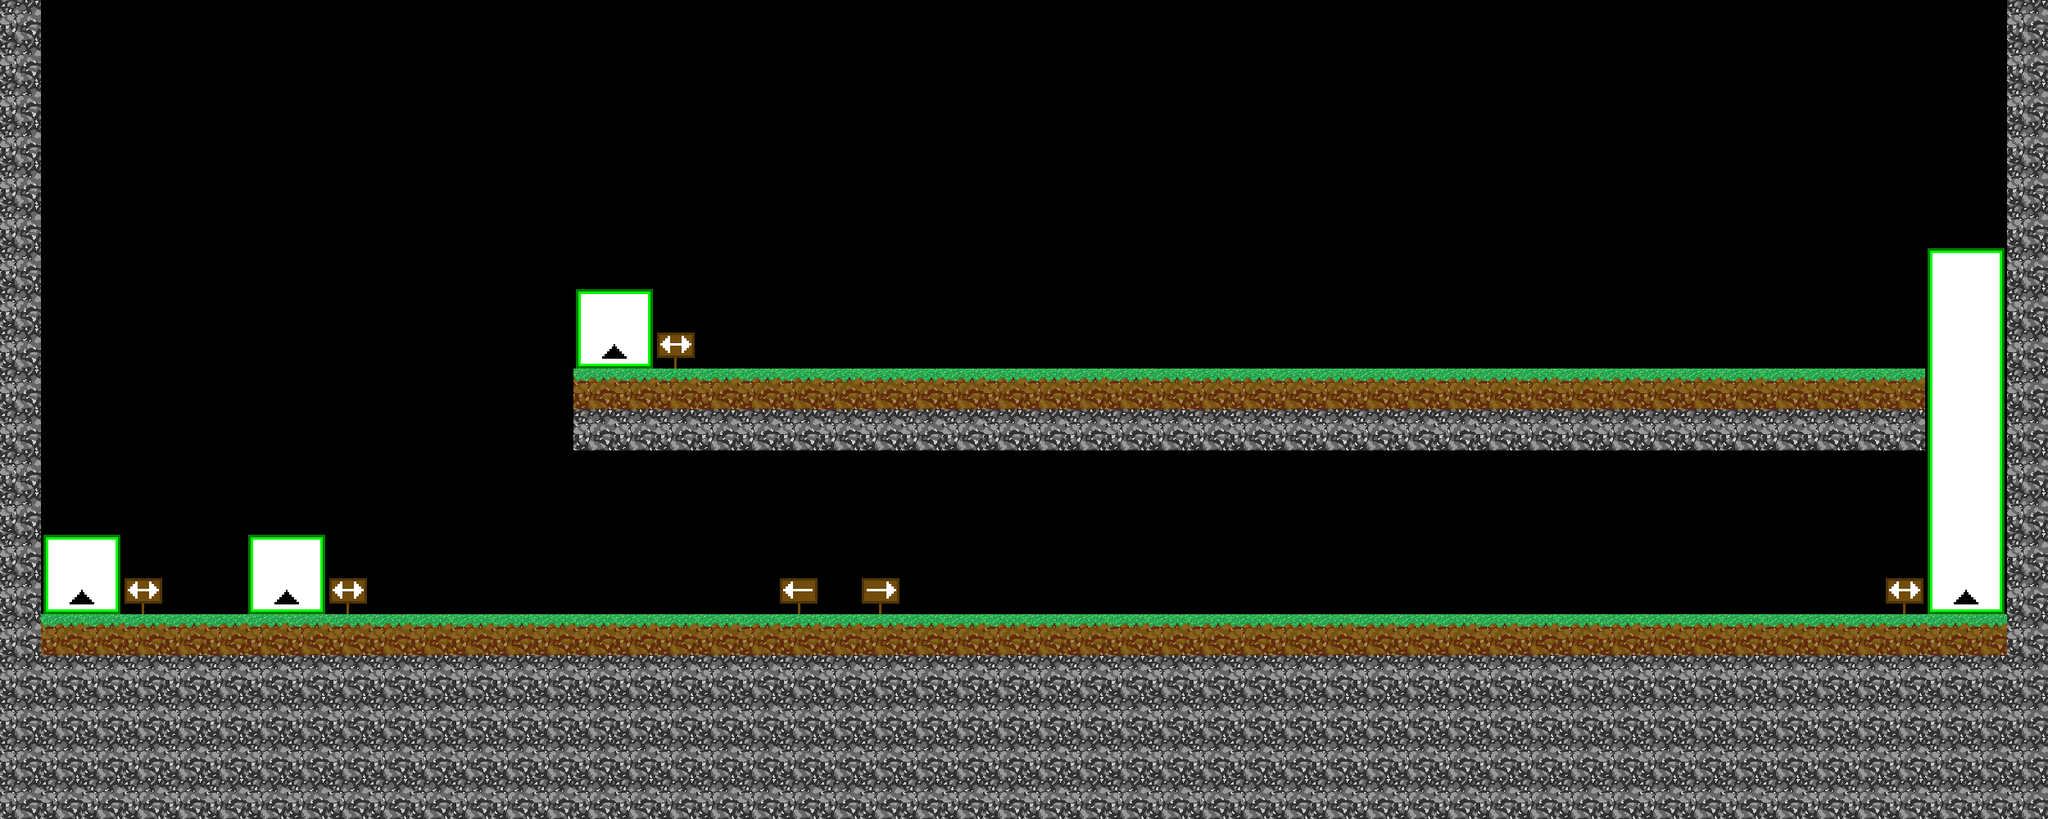

Below is a game level as drawn by its tile map, then a one-line description and the .tmx file that defines it, in full:
An orthogonal 50x20 tile map with 50x50 px tiles, 1 tile layer (Tile Layer 1), 2 tilesets.

<map version="1.2" tiledversion="1.2.1" orientation="orthogonal" renderorder="right-down" width="50" height="20" tilewidth="50" tileheight="50" infinite="0" nextlayerid="3" nextobjectid="1">
 <tileset firstgid="1" name="Tiles" tilewidth="50" tileheight="50" tilecount="100" columns="10">
  <image source="Tiles.png" width="500" height="500" />
 </tileset>
 <tileset firstgid="101" name="Tiles2" tilewidth="50" tileheight="50" tilecount="2" columns="2">
  <image source="Tiles2.png" width="100" height="50" />
 </tileset>
 <layer id="2" name="Tile Layer 1" width="50" height="20">
  <data encoding="csv">
102,0,0,0,0,0,0,0,0,0,0,0,0,0,0,0,0,0,0,0,0,0,0,0,0,0,0,0,0,0,0,0,0,0,0,0,0,0,0,0,0,0,0,0,0,0,0,0,0,102,
102,0,0,0,0,0,0,0,0,0,0,0,0,0,0,0,0,0,0,0,0,0,0,0,0,0,0,0,0,0,0,0,0,0,0,0,0,0,0,0,0,0,0,0,0,0,0,0,0,102,
102,0,0,0,0,0,0,0,0,0,0,0,0,0,0,0,0,0,0,0,0,0,0,0,0,0,0,0,0,0,0,0,0,0,0,0,0,0,0,0,0,0,0,0,0,0,0,0,0,102,
102,0,0,0,0,0,0,0,0,0,0,0,0,0,0,0,0,0,0,0,0,0,0,0,0,0,0,0,0,0,0,0,0,0,0,0,0,0,0,0,0,0,0,0,0,0,0,0,0,102,
102,0,0,0,0,0,0,0,0,0,0,0,0,0,0,0,0,0,0,0,0,0,0,0,0,0,0,0,0,0,0,0,0,0,0,0,0,0,0,0,0,0,0,0,0,0,0,0,0,102,
102,0,0,0,0,0,0,0,0,0,0,0,0,0,0,0,0,0,0,0,0,0,0,0,0,0,0,0,0,0,0,0,0,0,0,0,0,0,0,0,0,0,0,0,0,0,0,0,0,102,
102,0,0,0,0,0,0,0,0,0,0,0,0,0,0,0,0,0,0,0,0,0,0,0,0,0,0,0,0,0,0,0,0,0,0,0,0,0,0,0,0,0,0,0,0,0,0,11,12,102,
102,0,0,0,0,0,0,0,0,0,0,0,0,0,11,12,0,0,0,0,0,0,0,0,0,0,0,0,0,0,0,0,0,0,0,0,0,0,0,0,0,0,0,0,0,0,0,21,22,102,
102,0,0,0,0,0,0,0,0,0,0,0,0,0,31,32,13,0,0,0,0,0,0,0,0,0,0,0,0,0,0,0,0,0,0,0,0,0,0,0,0,0,0,0,0,0,0,21,22,102,
102,0,0,0,0,0,0,0,0,0,0,0,0,0,101,101,101,101,101,101,101,101,101,101,101,101,101,101,101,101,101,101,101,101,101,101,101,101,101,101,101,101,101,101,101,101,101,21,22,102,
102,0,0,0,0,0,0,0,0,0,0,0,0,0,102,102,102,102,102,102,102,102,102,102,102,102,102,102,102,102,102,102,102,102,102,102,102,102,102,102,102,102,102,102,102,102,102,21,22,102,
102,0,0,0,0,0,0,0,0,0,0,0,0,0,0,0,0,0,0,0,0,0,0,0,0,0,0,0,0,0,0,0,0,0,0,0,0,0,0,0,0,0,0,0,0,0,0,21,22,102,
102,43,0,0,0,0,0,0,0,0,0,0,0,0,0,0,0,0,0,0,0,0,0,0,0,0,0,0,0,0,0,0,0,0,0,0,0,0,0,0,0,0,0,0,0,0,0,21,22,102,
102,11,12,0,0,0,11,12,0,0,0,0,0,0,0,0,0,0,0,0,0,0,0,0,0,0,0,0,0,0,0,0,0,0,0,0,0,0,0,0,0,0,0,0,0,0,0,21,22,102,
102,31,32,13,0,0,31,32,13,23,0,0,0,0,0,0,23,0,0,1,0,2,0,0,0,0,0,0,0,0,0,0,0,0,0,0,0,0,0,0,0,0,0,0,0,0,13,31,32,102,
102,101,101,101,101,101,101,101,101,101,101,101,101,101,101,101,101,101,101,101,101,101,101,101,101,101,101,101,101,101,101,101,101,101,101,101,101,101,101,101,101,101,101,101,101,101,101,101,101,102,
102,102,102,102,102,102,102,102,102,102,102,102,102,102,102,102,102,102,102,102,102,102,102,102,102,102,102,102,102,102,102,102,102,102,102,102,102,102,102,102,102,102,102,102,102,102,102,102,102,102,
102,102,102,102,102,102,102,102,102,102,102,102,102,102,102,102,102,102,102,102,102,102,102,102,102,102,102,102,102,102,102,102,102,102,102,102,102,102,102,102,102,102,102,102,102,102,102,102,102,102,
102,102,102,102,102,102,102,102,102,102,102,102,102,102,102,102,102,102,102,102,102,102,102,102,102,102,102,102,102,102,102,102,102,102,102,102,102,102,102,102,102,102,102,102,102,102,102,102,102,102,
102,102,102,102,102,102,102,102,102,102,102,102,102,102,102,102,102,102,102,102,102,102,102,102,102,102,102,102,102,102,102,102,102,102,102,102,102,102,102,102,102,102,102,102,102,102,102,102,102,102
</data>
 </layer>
</map>